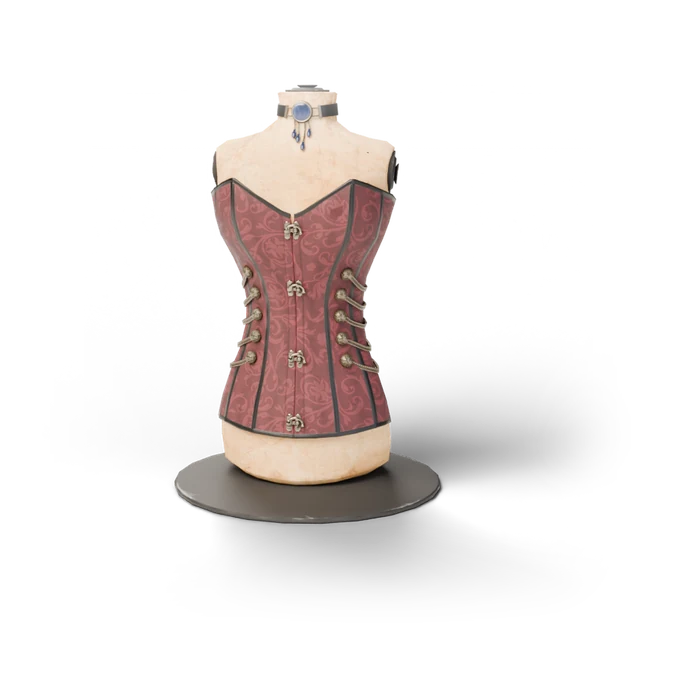
#> input picture tools/samples/img/bou-corset.webp, 700 x 700 px
$ python -i export.py   (imports and definitions only)
#> lines starting #> are read from the running program, lines starting #| are printed output that depends on the picture; after the words box and inside, x2 and y2 are one past the last pixel; in counts of white or black regions, pixels touching at a corner belong together
#> further down, picture is the input picture: PIL image 700x700 RGBA; mean R, G, B, A 23.8, 19.2, 17.8, 37.6
"""Turns Cycles renders (out/blender/*.png) into web images.

  scenes (rooms, backdrops)  -> tools/samples/img/<name>.webp, 1600 wide
  cutouts (transparent)      -> tools/samples/img/<name>.webp, trimmed to the object and its shadow
  site assets                -> assets/img/<name>-thumb.webp (square) and <name>-card.webp (3:2)
Run from the repo root after blender/render.py.
"""
import json
import os
from PIL import Image

ROOT = os.path.join(os.path.dirname(os.path.abspath(__file__)), '..', '..', '..')
OUT = os.path.join(ROOT, 'tools/render/out/blender')
SAMPLES = os.path.join(ROOT, 'tools/samples/img')
ASSETS = os.path.join(ROOT, 'assets/img')
# [1 line not run here, left out]


def trim(im, pad=0.16):
    """Square crop around the object (alpha > 50), extended into the render so the soft shadow
    comes along, with the alpha faded towards the edges: no hard line where a shadow is cut."""
#> called with pad = 0.16
    from PIL import ImageDraw, ImageFilter
    a = im.split()[3].point(lambda v: 255 if v > 50 else 0)
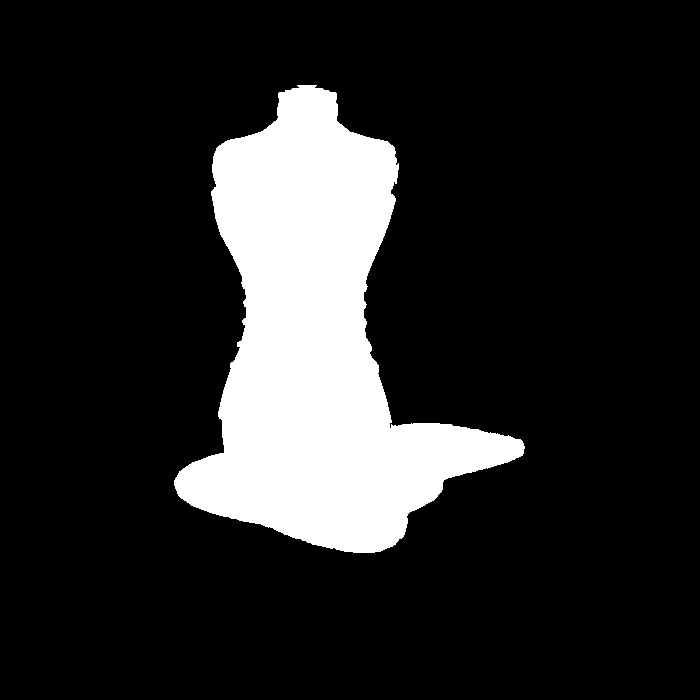
#> a: PIL image 700x700 L; 15.6% white; 1 white region, box (x1, y1, x2, y2) and area: (174, 85, 525, 553) 76673
    box = a.getbbox()
#> box = (174, 85, 525, 553)
    w, h = box[2] - box[0], box[3] - box[1]
#> w = 351; h = 468
    s = int(max(w, h) * (1 + pad * 2))
#> s = 617
    cx, cy = (box[0] + box[2]) // 2, (box[1] + box[3]) // 2
#> cx = 349; cy = 319
    # The render frame can clip a long shadow too: fade the render's own borders first.
    e = int(min(im.size) * 0.08)
#> e = 56
    fm = Image.new('L', im.size, 0)
#> fm: PIL image 700x700 L; every value is 0
    ImageDraw.Draw(fm).rectangle((e, e, im.width - e, im.height - e), fill=255)
#> fm: PIL image 700x700 L; 70.8% white; 1 black region, box (x1, y1, x2, y2) and area: (0, 0, 700, 700) 143079
    fm = fm.filter(ImageFilter.GaussianBlur(e / 2))
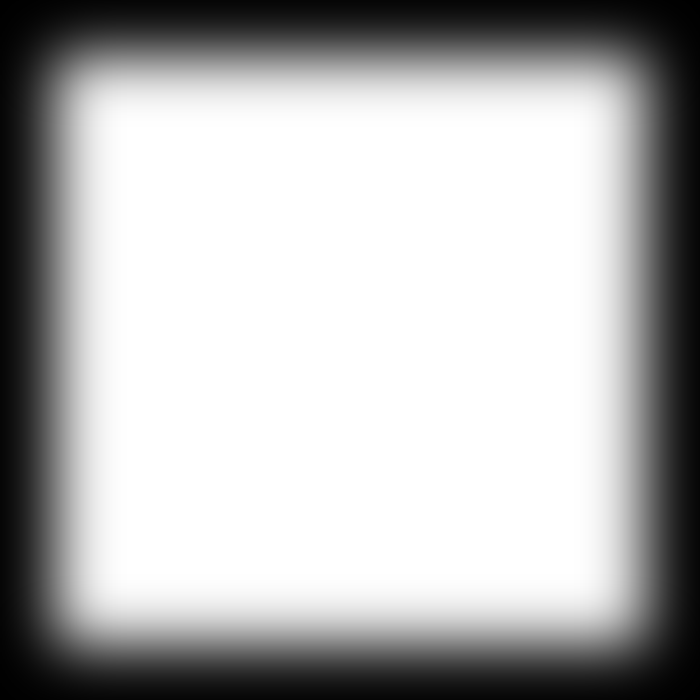
#> fm: PIL image 700x700 L; min 0, max 255, mean 180.4
    r0, g0, b0, a0 = im.split()
    im = Image.merge('RGBA', (r0, g0, b0, Image.composite(a0, Image.new('L', im.size, 0), fm)))
    big = Image.new('RGBA', (im.width + 2 * s, im.height + 2 * s), (0, 0, 0, 0))
#> big: PIL image 1934x1934 RGBA; every value is 0
    big.paste(im, (s, s))
    canvas = big.crop((cx + s - s // 2, cy + s - s // 2, cx + s - s // 2 + s, cy + s - s // 2 + s))
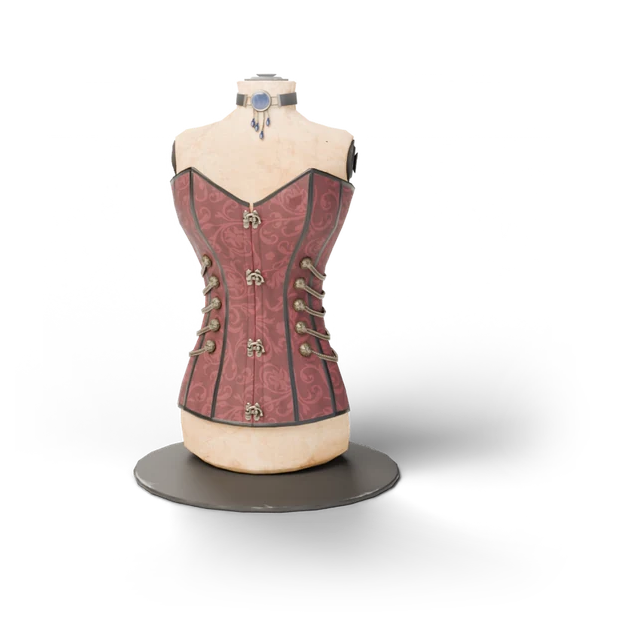
#> canvas: PIL image 617x617 RGBA; mean R, G, B, A 30.6, 24.7, 22.9, 48.4; transparent parts drawn white
    f = int(s * 0.12)
#> f = 74
    mask = Image.new('L', (s, s), 0)
#> mask: PIL image 617x617 L; every value is 0
    ImageDraw.Draw(mask).rectangle((f, f, s - f, s - f), fill=255)
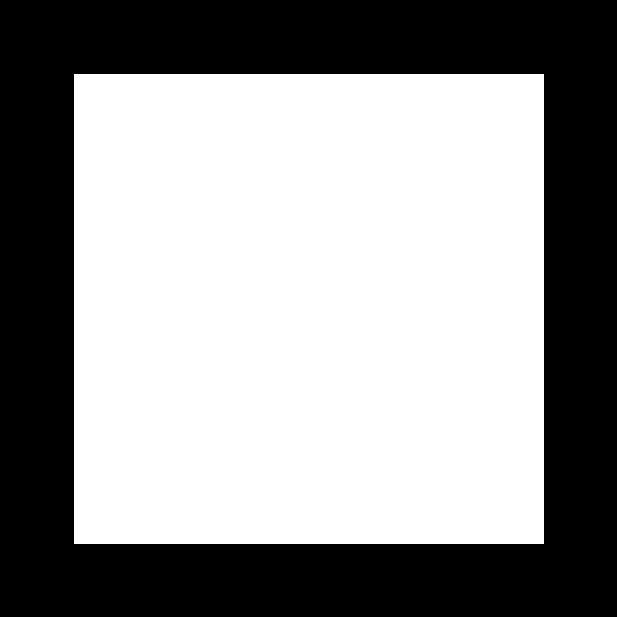
#> mask: PIL image 617x617 L; 58% white; 1 black region, box (x1, y1, x2, y2) and area: (0, 0, 617, 617) 159789
    mask = mask.filter(ImageFilter.GaussianBlur(f / 2))
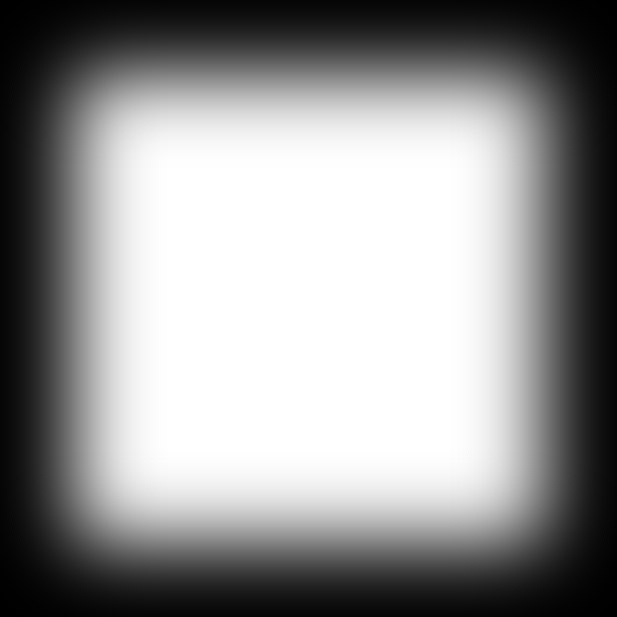
#> mask: PIL image 617x617 L; min 0, max 255, mean 147.7
    r, g, b, al = canvas.split()
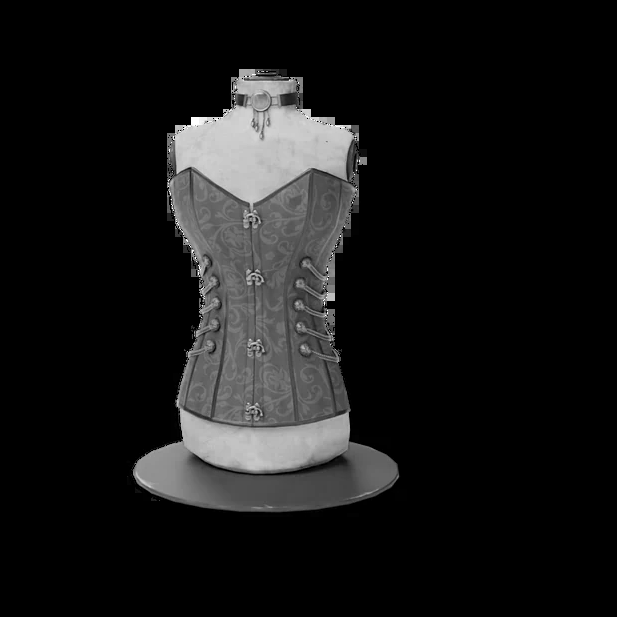
#> b: PIL image 617x617 L; min 0, max 255, mean 22.9
    al = Image.composite(al, Image.new('L', (s, s), 0), mask)
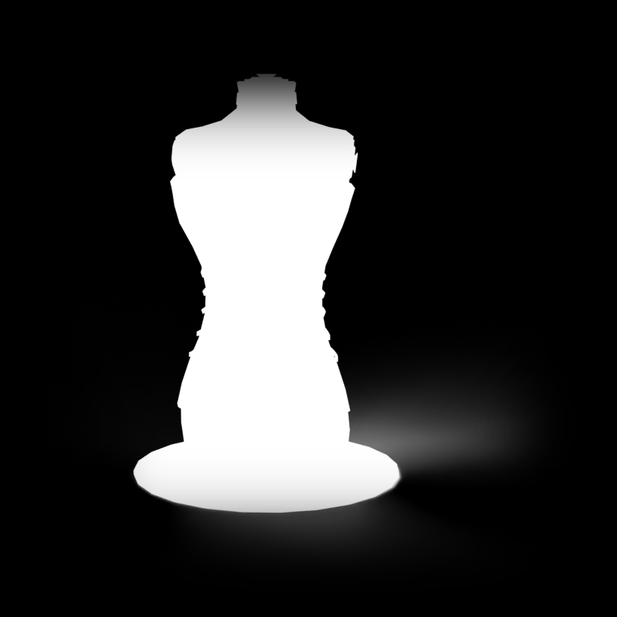
#> al: PIL image 617x617 L; min 0, max 255, mean 46.5
    return Image.merge('RGBA', (r, g, b, al))


def cover(im, w, h):
    r = max(w / im.width, h / im.height)
    im = im.resize((round(im.width * r), round(im.height * r)), Image.LANCZOS)
    x, y = (im.width - w) // 2, (im.height - h) // 2
    return im.crop((x, y, x + w, y + h))


def on(bg, im):
    base = Image.new('RGBA', im.size, bg)
    base.alpha_composite(im)
    return base.convert('RGB')


# [28 lines not run here, left out]

>>> from PIL import Image
>>> picture = Image.open('../../samples/img/bou-corset.webp')
>>> result = trim(picture)

$ run again, on tools/samples/img/books.webp
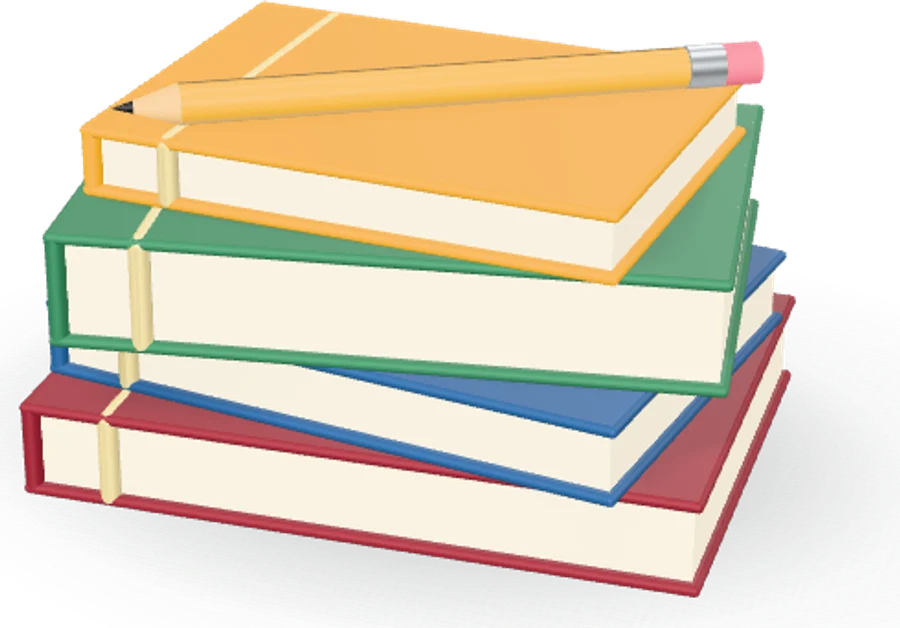
#> input picture tools/samples/img/books.webp, 900 x 628 px
#> picture is the input picture: PIL image 900x628 RGBA; mean R, G, B, A 146.7, 136.8, 115, 165.4
#> in trim, `a = im.split()[3].point(lambda v: 255 if v > 50 else 0)`:
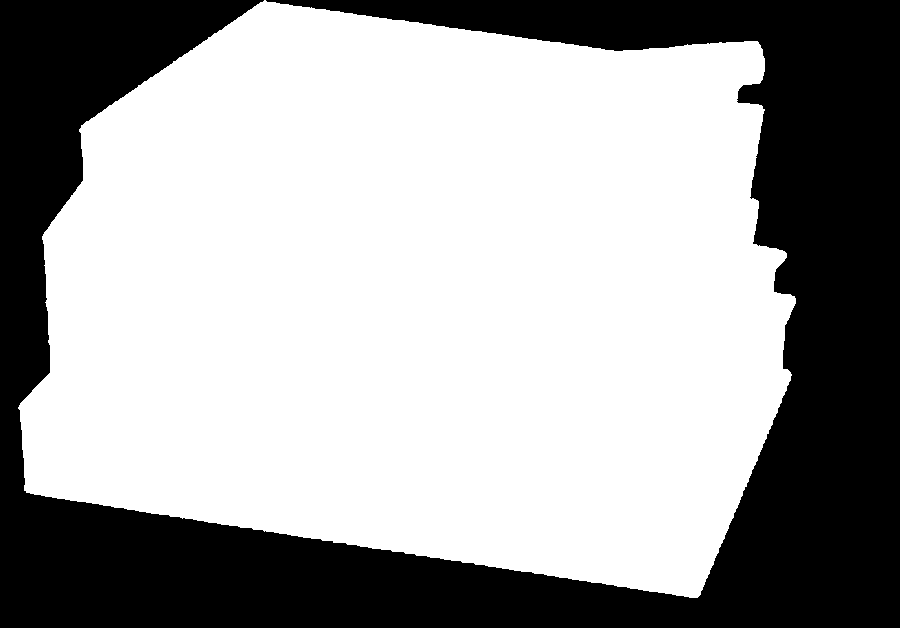
#> a: PIL image 900x628 L; 64% white; 1 black region, box (x1, y1, x2, y2) and area: (0, 0, 900, 628) 203624
#> box = (18, 0, 796, 598)
#> w = 778; h = 598
#> s = 1026
#> cx = 407; cy = 299
#> f = 123
#> in trim, `al = Image.composite(al, Image.new('L', (s, s), 0), mask)`:
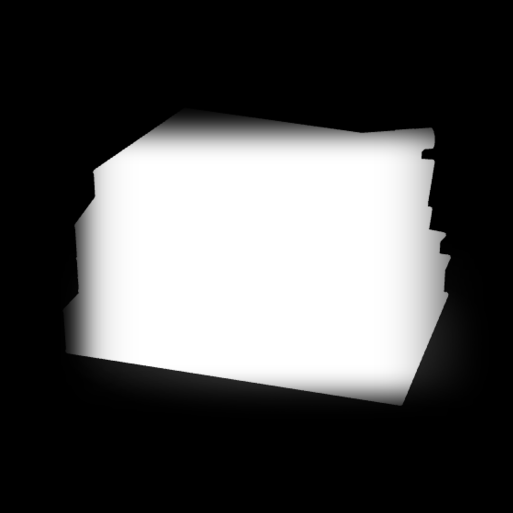
#> al: PIL image 1026x1026 L (shown at 1/2 size); min 0, max 255, mean 80.2
